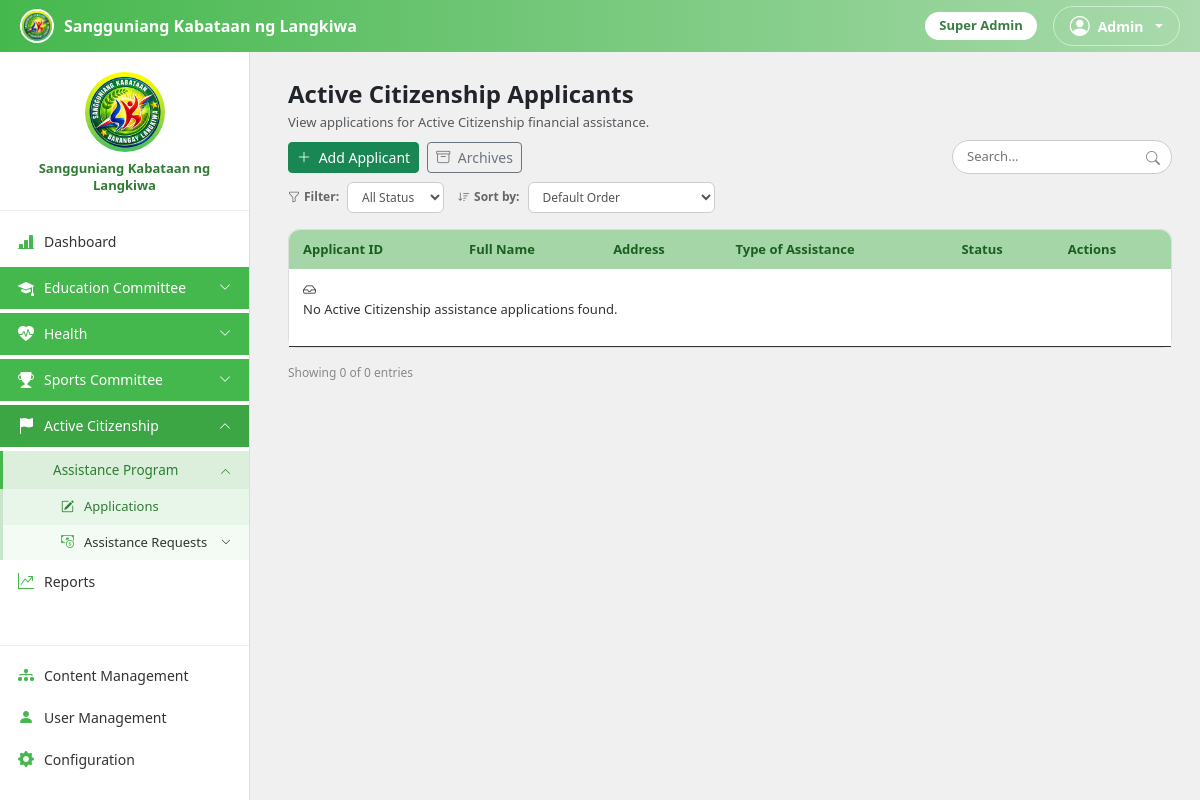
The app's page /admin/ActiveCitizenship/ActiveCitizenshipApplicants.php (signed in) with its own data.
### tables this page shows
CREATE TABLE site_settings (
    id TINYINT PRIMARY KEY DEFAULT 1,
    logo_path VARCHAR(255) NULL,
    about_text TEXT NULL,
    sk_office_address VARCHAR(255) NULL,
    contact_number VARCHAR(40) NULL,
    office_hours VARCHAR(100) NULL,
    site_name VARCHAR(150) NULL,
    tagline VARCHAR(200) NULL,
    welcome_message TEXT NULL,
    email VARCHAR(150) NULL,
    facebook_url VARCHAR(255) NULL,
    terms_conditions TEXT NULL,
    privacy_policy TEXT NULL,
    allow_public_applications TINYINT(1) NOT NULL DEFAULT 1,
    show_announcements TINYINT(1) NOT NULL DEFAULT 1,
    current_academic_year VARCHAR(20) NOT NULL DEFAULT '2025-2026',
    current_semester VARCHAR(20) NOT NULL DEFAULT '2nd Semester',
    requirements_deadline DATE NULL COMMENT 'Cutoff for scholars to submit updated requirements for the current term; set via End Semester or edited manually in Site Settings',
    requirements_open TINYINT(1) NOT NULL DEFAULT 0 COMMENT 'Whether scholars can currently submit updated requirements. Turned on by End Semester (a fresh renewal window for the new term); auto-treated as closed again once requirements_deadline passes',
    default_allowance_amount DECIMAL(10,2) NOT NULL DEFAULT 2000.00,
    activities_required_per_term INT NOT NULL DEFAULT 3
);

CREATE TABLE users (
    user_id INT AUTO_INCREMENT PRIMARY KEY,
    last_name VARCHAR(100) NOT NULL,
    first_name VARCHAR(100) NOT NULL,
    middle_name VARCHAR(100) NULL,
    age INT NULL,
    gender ENUM('Male','Female') NULL,
    email VARCHAR(150) NOT NULL UNIQUE,
    password_hash VARCHAR(255) NOT NULL,
    role ENUM('applicant','scholar','admin','committee_admin') NOT NULL DEFAULT 'applicant',
    position_title VARCHAR(100) NULL,
    profile_photo VARCHAR(255) NULL,
    status ENUM('active','inactive','archived') NOT NULL DEFAULT 'active',
    created_at DATETIME NOT NULL DEFAULT CURRENT_TIMESTAMP,
    archived_at DATETIME NULL
);

CREATE TABLE committees (
    committee_id INT AUTO_INCREMENT PRIMARY KEY,
    code VARCHAR(40) NOT NULL UNIQUE,
    name VARCHAR(150) NOT NULL,
    description VARCHAR(255) NULL,
    icon VARCHAR(60) NULL,
    archived_at DATETIME NULL
);

CREATE TABLE program_tabs (
    tab_id INT AUTO_INCREMENT PRIMARY KEY,
    committee_id INT NOT NULL,
    program_id INT NULL DEFAULT NULL COMMENT 'Links this tab to a catalog entry in programs — NULL for the two built-in tracks (scholarship/assistance)',
    track_code VARCHAR(30) NOT NULL,
    label VARCHAR(100) NOT NULL,
    icon VARCHAR(60) NOT NULL DEFAULT 'bi-hand-holding-heart-fill',
    is_visible TINYINT(1) NOT NULL DEFAULT 1,
    sort_order INT NOT NULL DEFAULT 0,
    max_slots INT NULL DEFAULT NULL COMMENT 'NULL = unlimited slots for this program',
    UNIQUE KEY uniq_committee_track (committee_id, track_code),
    FOREIGN KEY (committee_id) REFERENCES committees(committee_id)
);

### config/forms.php (the view, shortened to what this page needs)
<?php
require_once __DIR__ . '/functions.php';
function getCommitteeIdByCode($code)
{
    global $conn;
    $stmt = $conn->prepare("SELECT committee_id FROM committees WHERE code = ?");
    $stmt->bind_param('s', $code);
    $stmt->execute();
    $row = $stmt->get_result()->fetch_assoc();
    return $row ? (int)$row['committee_id'] : null;
}
function getProgramTabs($committeeId, $onlyVisible = true)
{
    global $conn;
    $sql = "SELECT pt.*, p.assistance_type AS program_assistance_type FROM program_tabs pt LEFT JOIN programs p ON p.program_id = pt.program_id WHERE pt.committee_id = ?" . ($onlyVisible ? " AND pt.is_visible = 1" : "") . " ORDER BY pt.sort_order ASC, pt.tab_id ASC";
    $stmt = $conn->prepare($sql);
    $stmt->bind_param('i', $committeeId);
    $stmt->execute();
    $rows = $stmt->get_result()->fetch_all(MYSQLI_ASSOC);
    $byTrack = [];
    foreach ($rows as $row) {
        $byTrack[$row['track_code']] = $row;
    }
    return $byTrack;
}

### config/functions.php (called while the page is built, shortened)
<?php
require_once __DIR__ . '/auth.php';
function e($value)
{
    return htmlspecialchars($value ?? '', ENT_QUOTES, 'UTF-8');
}
function siteLogoUrl()
{
    global $conn;
    $row = $conn->query("SELECT logo_path FROM site_settings WHERE id = 1")->fetch_assoc();
    return !empty($row['logo_path']) ? APP_BASE . '/' . $row['logo_path'] : APP_BASE . '/admin/photos/logo.jpg';
}
function siteName()
{
    global $conn;
    $row = $conn->query("SELECT site_name FROM site_settings WHERE id = 1")->fetch_assoc();
    return !empty($row['site_name']) ? $row['site_name'] : 'Sangguniang Kabataan ng Langkiwa';
}

### config/auth.php (called while the page is built, shortened)
<?php
require_once __DIR__ . '/db.php';
function isLoggedIn()
{
    return isset($_SESSION['user_id']);
}
function currentUser()
{
    return [
        'user_id' => $_SESSION['user_id'],
        'role' => $_SESSION['role'],
        'first_name' => $_SESSION['first_name'],
        'last_name' => $_SESSION['last_name'],
        'email' => $_SESSION['email'],
    ];
}
function syncSession()
{
    global $conn;
    $stmt = $conn->prepare("SELECT role, status, first_name, last_name, email FROM users WHERE user_id = ?");
    $stmt->bind_param('i', $_SESSION['user_id']);
    $stmt->execute();
    $row = $stmt->get_result()->fetch_assoc();
}
function requireRole($roles)
{
    syncSession();
}

### config/forms.php (the view, shortened to what this page needs)
<?php
require_once __DIR__ . '/functions.php';
function getCommitteeIdByCode($code)
{
    global $conn;
    $stmt = $conn->prepare("SELECT committee_id FROM committees WHERE code = ?");
    $stmt->bind_param('s', $code);
    $stmt->execute();
    $row = $stmt->get_result()->fetch_assoc();
    return $row ? (int)$row['committee_id'] : null;
}
function getProgramTabs($committeeId, $onlyVisible = true)
{
    global $conn;
    $sql = "SELECT pt.*, p.assistance_type AS program_assistance_type FROM program_tabs pt LEFT JOIN programs p ON p.program_id = pt.program_id WHERE pt.committee_id = ?" . ($onlyVisible ? " AND pt.is_visible = 1" : "") . " ORDER BY pt.sort_order ASC, pt.tab_id ASC";
    $stmt = $conn->prepare($sql);
    $stmt->bind_param('i', $committeeId);
    $stmt->execute();
    $rows = $stmt->get_result()->fetch_all(MYSQLI_ASSOC);
    $byTrack = [];
    foreach ($rows as $row) {
        $byTrack[$row['track_code']] = $row;
    }
    return $byTrack;
}

### includes/adminsidebar.php (shortened to what this page needs)
<?php
require_once __DIR__ . '/../config/forms.php';
$activeLink = $activeLink ?? '';
$adminMe = currentUser();
$isSuperAdmin = ($adminMe['role'] ?? '') === 'admin';
$myCommitteeIds = $isSuperAdmin ? [] : getUserCommitteeIds($adminMe['user_id']);
function committeeAllowed($committeeId)
{
    global $isSuperAdmin, $myCommitteeIds;
    return $isSuperAdmin || in_array((int)$committeeId, $myCommitteeIds, true);
}
$eduCommitteeId = getCommitteeIdByCode('education');
$healthCommitteeId = getCommitteeIdByCode('health');
$sportsCommitteeId = getCommitteeIdByCode('sports');
$citizenshipCommitteeId = getCommitteeIdByCode('active_citizenship');
$healthTabs = getProgramTabs($healthCommitteeId, false);
$sportsTabs = getProgramTabs($sportsCommitteeId, false);
$citizenshipTabs = getProgramTabs($citizenshipCommitteeId, false);
function navActive($name)
{
    global $activeLink;
    return $activeLink === $name ? ' active' : '';
}
function groupExpanded($prefixes)
{
    global $activeLink;
    foreach ((array)$prefixes as $prefix) {
        if (strpos($activeLink, $prefix) === 0) {
            return true;
        }
    }
    return false;
}
?>
<div class="topbar">
    <div class="brand">
        <img src="<?php echo siteLogoUrl(); ?>" alt="Logo">
        <span class="brand-text d-none d-sm-inline"><?php echo e(siteName()); ?></span>
    </div>
    <div class="d-flex align-items-center gap-3">
        <span class="role-badge d-none d-sm-inline-block"><?php echo $isSuperAdmin ? 'Super Admin' : 'Committee Admin'; ?></span>
        <div class="dropdown">
            <a href="#" class="dropdown-toggle d-flex align-items-center gap-2 text-white text-decoration-none border border-white border-opacity-50 rounded-pill px-3 py-1"
                data-bs-toggle="dropdown" style="font-size: 14px; font-weight: 600;">
                <i class="bi bi-person-circle fs-5"></i> <?php echo e($adminMe['first_name'] ?? 'Admin'); ?>
            </a>
        </div>
    </div>
</div>
<div class="sidebar" id="sidebar">
    <div class="logo-wrap">
        <img src="<?php echo siteLogoUrl(); ?>" alt="Logo">
        <p><?php echo e(siteName()); ?></p>
    </div>
    <nav>
        <a href="<?php echo APP_BASE; ?>/admin/AdminDashboard.php" class="nav-link-item<?php echo navActive('AdminDashboard'); ?>"><i class="bi bi-bar-chart-line-fill"></i> Dashboard</a>
        <?php
        $isBaseProgramView = empty($_GET['ptab']);
        ?>
        <?php if (committeeAllowed($eduCommitteeId)): ?>
            <?php
            $eduExpanded = groupExpanded('Education');
            ?>
            <a href="#educationMenu" class="nav-link-item nav-parent" data-bs-toggle="collapse" role="button" aria-expanded="<?php echo $eduExpanded ? 'true' : 'false'; ?>" aria-controls="educationMenu">
                <i class="bi bi-mortarboard-fill"></i> Education Committee
                <i class="bi bi-chevron-down toggle-icon"></i>
            </a>
        <?php endif; ?>
        <?php
        $healthExpanded = groupExpanded('Health');
        ?>
        <?php if (committeeAllowed($healthCommitteeId) && !empty($healthTabs['assistance']['is_visible'])): ?>
            <a href="#healthMenu" class="nav-link-item nav-parent" data-bs-toggle="collapse" role="button" aria-expanded="<?php echo $healthExpanded ? 'true' : 'false'; ?>" aria-controls="healthMenu">
                <i class="bi bi-heart-pulse-fill"></i> Health
                <i class="bi bi-chevron-down toggle-icon"></i>
            </a>
        <?php endif; ?>
        <?php
        $sportsExpanded = groupExpanded('Sports');
        ?>
        <?php if (committeeAllowed($sportsCommitteeId) && !empty($sportsTabs['assistance']['is_visible'])): ?>
            <a href="#sportsMenu" class="nav-link-item nav-parent" data-bs-toggle="collapse" role="button" aria-expanded="<?php echo $sportsExpanded ? 'true' : 'false'; ?>" aria-controls="sportsMenu">
                <i class="bi bi-trophy-fill"></i> Sports Committee
                <i class="bi bi-chevron-down toggle-icon"></i>
            </a>
        <?php endif; ?>
        <?php
        $citizenshipExpanded = groupExpanded('ActiveCitizenship');
        $citizenshipAssistExpanded = $isBaseProgramView && groupExpanded(['ActiveCitizenshipApplicants', 'ActiveCitizenshipCashAssistance', 'ActiveCitizenshipInKindAssistance']);
        $citizenshipReqExpanded = $isBaseProgramView && groupExpanded(['ActiveCitizenshipCashAssistance', 'ActiveCitizenshipInKindAssistance']);
        ?>
        <?php if (committeeAllowed($citizenshipCommitteeId) && !empty($citizenshipTabs['assistance']['is_visible'])): ?>
            <a href="#citizenshipMenu" class="nav-link-item nav-parent" data-bs-toggle="collapse" role="button" aria-expanded="<?php echo $citizenshipExpanded ? 'true' : 'false'; ?>" aria-controls="citizenshipMenu">
                <i class="bi bi-flag-fill"></i> Active Citizenship
                <i class="bi bi-chevron-down toggle-icon"></i>
            </a>
            <div class="collapse<?php echo $citizenshipExpanded ? ' show' : ''; ?>" id="citizenshipMenu">
                <div class="submenu">
                    <a href="#citizenshipAssistanceProgramMenu" class="nav-link-item nav-sub nav-sub-parent nav-program-tab" data-bs-toggle="collapse" role="button" aria-expanded="<?php echo $citizenshipAssistExpanded ? 'true' : 'false'; ?>" aria-controls="citizenshipAssistanceProgramMenu">
                        <i class="bi <?php echo e($citizenshipTabs['assistance']['icon']); ?>"></i> <?php echo e($citizenshipTabs['assistance']['label']); ?>
                        <i class="bi bi-chevron-down toggle-icon-sub"></i>
                    </a>
                    <div class="collapse<?php echo $citizenshipAssistExpanded ? ' show' : ''; ?>" id="citizenshipAssistanceProgramMenu">
                        <div class="submenu-nested program-sub">
                            <a href="<?php echo APP_BASE; ?>/admin/ActiveCitizenship/ActiveCitizenshipApplicants.php" class="nav-link-item nav-sub-sub<?php echo $isBaseProgramView ? navActive('ActiveCitizenshipApplicants') : ''; ?>"><i class="bi bi-pencil-square"></i> Applications</a>
                            <a href="#citizenshipAssistanceRequestsMenu" class="nav-link-item nav-sub-sub nav-sub-sub-parent" data-bs-toggle="collapse" role="button" aria-expanded="<?php echo $citizenshipReqExpanded ? 'true' : 'false'; ?>" aria-controls="citizenshipAssistanceRequestsMenu">
                                <i class="bi bi-cash-coin"></i> Assistance Requests
                                <i class="bi bi-chevron-down toggle-icon-sub-sub"></i>
                            </a>
                        </div>
                    </div>
                </div>
            </div>
        <?php endif; ?>
        <a href="<?php echo APP_BASE; ?>/admin/AdminReports.php" class="nav-link-item<?php echo navActive('AdminReports'); ?>"><i class="bi bi-graph-up-arrow"></i> Reports</a>
    </nav>
    <div class="config-section">
        <a href="<?php echo APP_BASE; ?>/admin/AdminProgramManagement.php" class="nav-link-item<?php echo navActive('AdminProgramManagement'); ?>"><i class="bi bi-diagram-3-fill"></i> Content Management</a>
        <?php if ($isSuperAdmin): ?>
            <a href="<?php echo APP_BASE; ?>/admin/AdminUserManagement.php" class="nav-link-item<?php echo navActive('AdminUserManagement'); ?>"><i class="bi bi-person-fill"></i> User Management</a>
            <a href="<?php echo APP_BASE; ?>/admin/AdminConfiguration.php" class="nav-link-item<?php echo navActive('AdminConfiguration'); ?>"><i class="bi bi-gear-fill"></i> Configuration</a>
        <?php endif; ?>
    </div>
</div>

### records on screen
site_settings: site_name "Sangguniang Kabataan ng Langkiwa"
users: first_name "Admin"
committees: committee_id.label "Assistance Program"

### other values on screen
$activeProgram ? $activeProgram['name'] : 'Active Citizenship' "Active Citizenship"
count($applications) "0"
